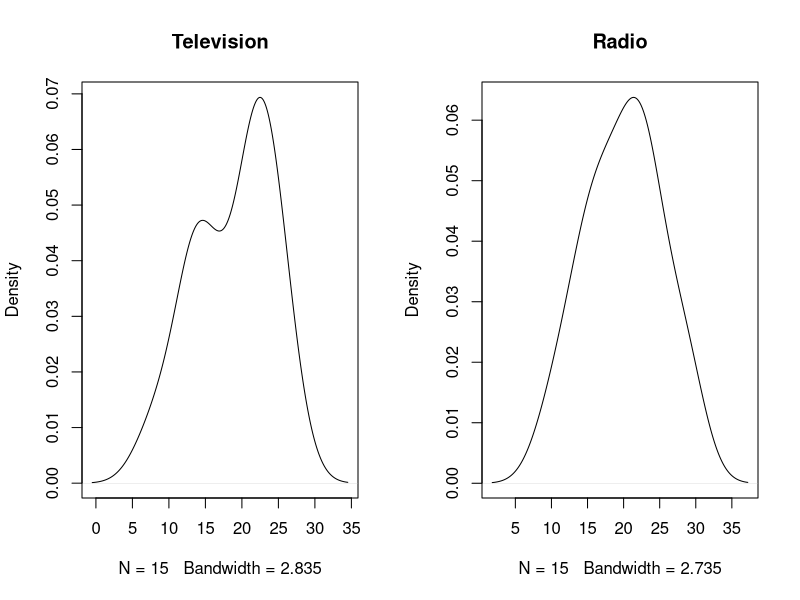
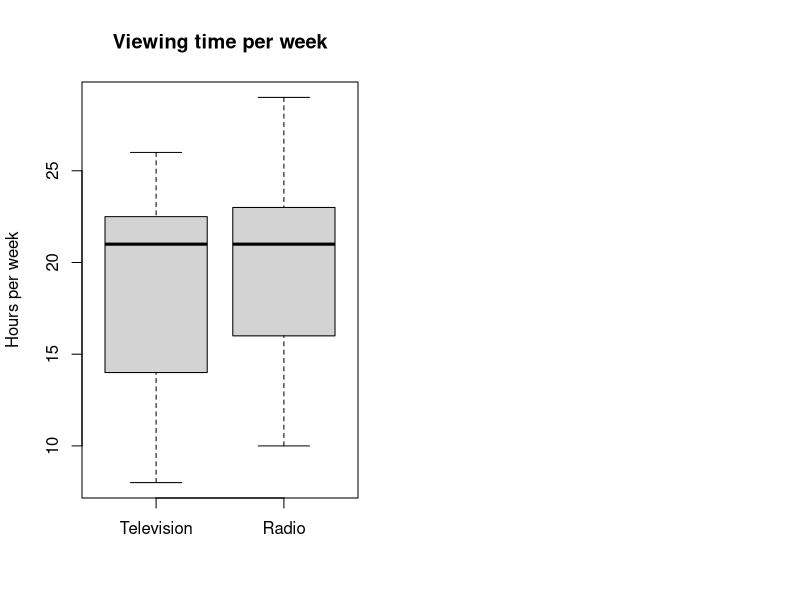

The R source for these figures, in order:
setwd("~/Rscripts/hypothesis-tests")
mydata = read.csv("datafiles/TV-Radio.csv")
par(mfrow=c(1,2)) 
plot(density(mydata$Television), "Television")
plot(density(mydata$Radio), "Radio")
boxplot(mydata$Television, mydata$Radio, ylab="Hours per week", names=c("Television", "Radio"), main="Viewing time per week")
t.test(mydata$Television, mydata$Radio)